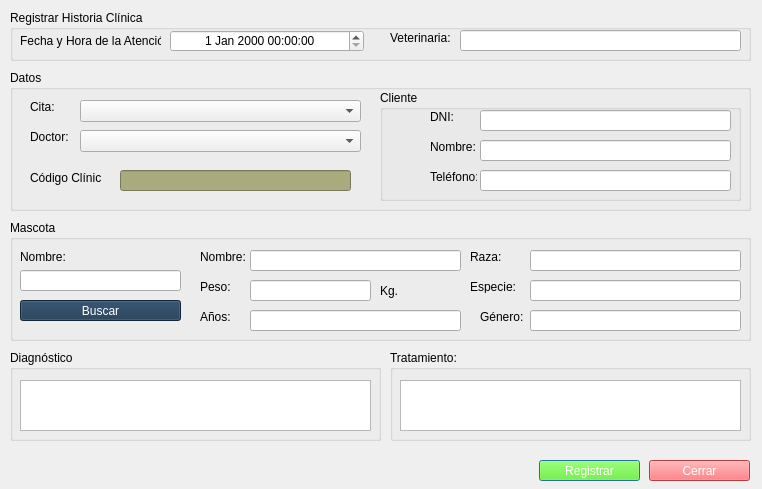
<?xml version="1.0" encoding="UTF-8"?>
<ui version="4.0">
 <class>registrarHistorialClinico</class>
 <widget class="QDialog" name="registrarHistorialClinico">
  <property name="geometry">
   <rect>
    <x>0</x>
    <y>0</y>
    <width>762</width>
    <height>489</height>
   </rect>
  </property>
  <property name="windowTitle">
   <string>Dialog</string>
  </property>
  <widget class="QGroupBox" name="groupBox_2">
   <property name="geometry">
    <rect>
     <x>10</x>
     <y>70</y>
     <width>741</width>
     <height>141</height>
    </rect>
   </property>
   <property name="title">
    <string>Datos</string>
   </property>
   <widget class="QLabel" name="label_8">
    <property name="geometry">
     <rect>
      <x>20</x>
      <y>60</y>
      <width>47</width>
      <height>13</height>
     </rect>
    </property>
    <property name="text">
     <string>Doctor:</string>
    </property>
   </widget>
   <widget class="QComboBox" name="cmbDoctor">
    <property name="geometry">
     <rect>
      <x>70</x>
      <y>60</y>
      <width>281</width>
      <height>22</height>
     </rect>
    </property>
    <property name="cursor">
     <cursorShape>ArrowCursor</cursorShape>
    </property>
   </widget>
   <widget class="QLabel" name="label_12">
    <property name="geometry">
     <rect>
      <x>20</x>
      <y>30</y>
      <width>47</width>
      <height>13</height>
     </rect>
    </property>
    <property name="text">
     <string>Cita:</string>
    </property>
   </widget>
   <widget class="QComboBox" name="cmbCita">
    <property name="geometry">
     <rect>
      <x>70</x>
      <y>30</y>
      <width>281</width>
      <height>22</height>
     </rect>
    </property>
    <property name="cursor">
     <cursorShape>ArrowCursor</cursorShape>
    </property>
   </widget>
   <widget class="QGroupBox" name="groupBox_4">
    <property name="geometry">
     <rect>
      <x>370</x>
      <y>20</y>
      <width>361</width>
      <height>111</height>
     </rect>
    </property>
    <property name="title">
     <string>Cliente</string>
    </property>
    <widget class="QLabel" name="label_3">
     <property name="geometry">
      <rect>
       <x>50</x>
       <y>80</y>
       <width>47</width>
       <height>13</height>
      </rect>
     </property>
     <property name="text">
      <string>Teléfono:</string>
     </property>
    </widget>
    <widget class="QLineEdit" name="txtDniCli">
     <property name="geometry">
      <rect>
       <x>100</x>
       <y>20</y>
       <width>251</width>
       <height>21</height>
      </rect>
     </property>
     <property name="cursor">
      <cursorShape>ForbiddenCursor</cursorShape>
     </property>
     <property name="readOnly">
      <bool>true</bool>
     </property>
    </widget>
    <widget class="QLabel" name="label_4">
     <property name="geometry">
      <rect>
       <x>50</x>
       <y>20</y>
       <width>47</width>
       <height>13</height>
      </rect>
     </property>
     <property name="text">
      <string>DNI:</string>
     </property>
    </widget>
    <widget class="QLineEdit" name="txtTelefonoApellidoCli">
     <property name="geometry">
      <rect>
       <x>100</x>
       <y>80</y>
       <width>251</width>
       <height>21</height>
      </rect>
     </property>
     <property name="cursor">
      <cursorShape>ForbiddenCursor</cursorShape>
     </property>
     <property name="readOnly">
      <bool>true</bool>
     </property>
    </widget>
    <widget class="QLabel" name="label_2">
     <property name="geometry">
      <rect>
       <x>50</x>
       <y>50</y>
       <width>47</width>
       <height>13</height>
      </rect>
     </property>
     <property name="text">
      <string>Nombre:</string>
     </property>
    </widget>
    <widget class="QLineEdit" name="txtNombreCli">
     <property name="geometry">
      <rect>
       <x>100</x>
       <y>50</y>
       <width>251</width>
       <height>21</height>
      </rect>
     </property>
     <property name="cursor">
      <cursorShape>ForbiddenCursor</cursorShape>
     </property>
     <property name="readOnly">
      <bool>true</bool>
     </property>
    </widget>
   </widget>
   <widget class="QLineEdit" name="txtCodigoClinico">
    <property name="geometry">
     <rect>
      <x>110</x>
      <y>100</y>
      <width>231</width>
      <height>21</height>
     </rect>
    </property>
    <property name="cursor">
     <cursorShape>IBeamCursor</cursorShape>
    </property>
    <property name="styleSheet">
     <string notr="true">background-color: rgb(170, 170, 127);</string>
    </property>
    <property name="readOnly">
     <bool>true</bool>
    </property>
   </widget>
   <widget class="QLabel" name="label_19">
    <property name="geometry">
     <rect>
      <x>20</x>
      <y>100</y>
      <width>71</width>
      <height>16</height>
     </rect>
    </property>
    <property name="text">
     <string>Código Clínico:</string>
    </property>
   </widget>
  </widget>
  <widget class="QPushButton" name="cmdRegistrar">
   <property name="geometry">
    <rect>
     <x>539</x>
     <y>460</y>
     <width>101</width>
     <height>21</height>
    </rect>
   </property>
   <property name="cursor">
    <cursorShape>PointingHandCursor</cursorShape>
   </property>
   <property name="styleSheet">
    <string notr="true">color: rgb(255, 255, 255);
background-color: rgb(85, 255, 0);
font: 10pt &quot;MS Shell Dlg 2&quot;;</string>
   </property>
   <property name="text">
    <string>Registrar</string>
   </property>
  </widget>
  <widget class="QPushButton" name="cmdCerrar">
   <property name="geometry">
    <rect>
     <x>649</x>
     <y>460</y>
     <width>101</width>
     <height>21</height>
    </rect>
   </property>
   <property name="cursor">
    <cursorShape>PointingHandCursor</cursorShape>
   </property>
   <property name="styleSheet">
    <string notr="true">color: rgb(255, 255, 255);
background-color: rgb(255, 87, 90);
font: 10pt &quot;MS Shell Dlg 2&quot;;</string>
   </property>
   <property name="text">
    <string>Cerrar</string>
   </property>
  </widget>
  <widget class="QGroupBox" name="groupBox">
   <property name="geometry">
    <rect>
     <x>10</x>
     <y>10</y>
     <width>741</width>
     <height>51</height>
    </rect>
   </property>
   <property name="title">
    <string>Registrar Historia Clínica</string>
   </property>
   <widget class="QLabel" name="label_6">
    <property name="geometry">
     <rect>
      <x>10</x>
      <y>20</y>
      <width>141</width>
      <height>21</height>
     </rect>
    </property>
    <property name="text">
     <string>Fecha y Hora de la Atención:</string>
    </property>
   </widget>
   <widget class="QLabel" name="label_5">
    <property name="geometry">
     <rect>
      <x>380</x>
      <y>20</y>
      <width>61</width>
      <height>16</height>
     </rect>
    </property>
    <property name="text">
     <string>Veterinaria:</string>
    </property>
   </widget>
   <widget class="QLineEdit" name="txtVeterinaria">
    <property name="geometry">
     <rect>
      <x>450</x>
      <y>20</y>
      <width>281</width>
      <height>21</height>
     </rect>
    </property>
    <property name="cursor">
     <cursorShape>ForbiddenCursor</cursorShape>
    </property>
    <property name="readOnly">
     <bool>true</bool>
    </property>
   </widget>
   <widget class="QDateTimeEdit" name="dspFechaHora">
    <property name="geometry">
     <rect>
      <x>160</x>
      <y>20</y>
      <width>194</width>
      <height>22</height>
     </rect>
    </property>
    <property name="alignment">
     <set>Qt::AlignCenter</set>
    </property>
   </widget>
  </widget>
  <widget class="QGroupBox" name="groupBox_5">
   <property name="geometry">
    <rect>
     <x>10</x>
     <y>350</y>
     <width>371</width>
     <height>91</height>
    </rect>
   </property>
   <property name="title">
    <string>Diagnóstico</string>
   </property>
   <widget class="QTextEdit" name="txtDiagnostico">
    <property name="geometry">
     <rect>
      <x>10</x>
      <y>30</y>
      <width>351</width>
      <height>51</height>
     </rect>
    </property>
    <property name="cursor" stdset="0">
     <cursorShape>IBeamCursor</cursorShape>
    </property>
   </widget>
  </widget>
  <widget class="QGroupBox" name="groupBox_6">
   <property name="geometry">
    <rect>
     <x>390</x>
     <y>350</y>
     <width>361</width>
     <height>91</height>
    </rect>
   </property>
   <property name="title">
    <string>Tratamiento:</string>
   </property>
   <widget class="QTextEdit" name="txtTratamiento">
    <property name="geometry">
     <rect>
      <x>10</x>
      <y>30</y>
      <width>341</width>
      <height>51</height>
     </rect>
    </property>
    <property name="cursor" stdset="0">
     <cursorShape>IBeamCursor</cursorShape>
    </property>
   </widget>
  </widget>
  <widget class="QGroupBox" name="groupBox_3">
   <property name="geometry">
    <rect>
     <x>10</x>
     <y>220</y>
     <width>741</width>
     <height>121</height>
    </rect>
   </property>
   <property name="title">
    <string>Mascota</string>
   </property>
   <widget class="QLineEdit" name="txtNombreMas">
    <property name="geometry">
     <rect>
      <x>240</x>
      <y>30</y>
      <width>211</width>
      <height>21</height>
     </rect>
    </property>
    <property name="cursor">
     <cursorShape>ForbiddenCursor</cursorShape>
    </property>
    <property name="readOnly">
     <bool>true</bool>
    </property>
   </widget>
   <widget class="QPushButton" name="cmdBuscarMas">
    <property name="geometry">
     <rect>
      <x>10</x>
      <y>80</y>
      <width>161</width>
      <height>21</height>
     </rect>
    </property>
    <property name="cursor">
     <cursorShape>PointingHandCursor</cursorShape>
    </property>
    <property name="styleSheet">
     <string notr="true">background-color: rgb(26, 53, 80);
color: rgb(255, 255, 255);</string>
    </property>
    <property name="text">
     <string>Buscar</string>
    </property>
   </widget>
   <widget class="QLineEdit" name="txtBuscarMas">
    <property name="geometry">
     <rect>
      <x>10</x>
      <y>50</y>
      <width>161</width>
      <height>21</height>
     </rect>
    </property>
   </widget>
   <widget class="QLabel" name="label_13">
    <property name="geometry">
     <rect>
      <x>10</x>
      <y>30</y>
      <width>47</width>
      <height>13</height>
     </rect>
    </property>
    <property name="text">
     <string>Nombre:</string>
    </property>
   </widget>
   <widget class="QLineEdit" name="txtPesoMas">
    <property name="geometry">
     <rect>
      <x>240</x>
      <y>60</y>
      <width>121</width>
      <height>21</height>
     </rect>
    </property>
    <property name="cursor">
     <cursorShape>ForbiddenCursor</cursorShape>
    </property>
    <property name="alignment">
     <set>Qt::AlignRight|Qt::AlignTrailing|Qt::AlignVCenter</set>
    </property>
    <property name="readOnly">
     <bool>true</bool>
    </property>
   </widget>
   <widget class="QLabel" name="label_15">
    <property name="geometry">
     <rect>
      <x>190</x>
      <y>60</y>
      <width>47</width>
      <height>13</height>
     </rect>
    </property>
    <property name="text">
     <string>Peso:</string>
    </property>
   </widget>
   <widget class="QLabel" name="label_16">
    <property name="geometry">
     <rect>
      <x>190</x>
      <y>30</y>
      <width>47</width>
      <height>13</height>
     </rect>
    </property>
    <property name="text">
     <string>Nombre:</string>
    </property>
   </widget>
   <widget class="QLineEdit" name="txtRazaMas">
    <property name="geometry">
     <rect>
      <x>520</x>
      <y>30</y>
      <width>211</width>
      <height>21</height>
     </rect>
    </property>
    <property name="cursor">
     <cursorShape>ForbiddenCursor</cursorShape>
    </property>
    <property name="readOnly">
     <bool>true</bool>
    </property>
   </widget>
   <widget class="QLabel" name="label_23">
    <property name="geometry">
     <rect>
      <x>460</x>
      <y>30</y>
      <width>47</width>
      <height>13</height>
     </rect>
    </property>
    <property name="text">
     <string>Raza:</string>
    </property>
   </widget>
   <widget class="QLineEdit" name="txtEspecieMas">
    <property name="geometry">
     <rect>
      <x>520</x>
      <y>60</y>
      <width>211</width>
      <height>21</height>
     </rect>
    </property>
    <property name="cursor">
     <cursorShape>ForbiddenCursor</cursorShape>
    </property>
    <property name="readOnly">
     <bool>true</bool>
    </property>
   </widget>
   <widget class="QLabel" name="label_24">
    <property name="geometry">
     <rect>
      <x>460</x>
      <y>60</y>
      <width>47</width>
      <height>13</height>
     </rect>
    </property>
    <property name="text">
     <string>Especie:</string>
    </property>
   </widget>
   <widget class="QLabel" name="label_25">
    <property name="geometry">
     <rect>
      <x>370</x>
      <y>60</y>
      <width>47</width>
      <height>21</height>
     </rect>
    </property>
    <property name="cursor">
     <cursorShape>ForbiddenCursor</cursorShape>
    </property>
    <property name="text">
     <string>Kg.</string>
    </property>
   </widget>
   <widget class="QLineEdit" name="txtAniosMas">
    <property name="geometry">
     <rect>
      <x>240</x>
      <y>90</y>
      <width>211</width>
      <height>21</height>
     </rect>
    </property>
    <property name="cursor">
     <cursorShape>ForbiddenCursor</cursorShape>
    </property>
    <property name="readOnly">
     <bool>true</bool>
    </property>
   </widget>
   <widget class="QLabel" name="label_32">
    <property name="geometry">
     <rect>
      <x>190</x>
      <y>90</y>
      <width>47</width>
      <height>13</height>
     </rect>
    </property>
    <property name="text">
     <string>Años:</string>
    </property>
   </widget>
   <widget class="QLabel" name="label_33">
    <property name="geometry">
     <rect>
      <x>470</x>
      <y>90</y>
      <width>47</width>
      <height>13</height>
     </rect>
    </property>
    <property name="text">
     <string>Género:</string>
    </property>
   </widget>
   <widget class="QLineEdit" name="txtGeneroMas">
    <property name="geometry">
     <rect>
      <x>520</x>
      <y>90</y>
      <width>211</width>
      <height>21</height>
     </rect>
    </property>
    <property name="cursor">
     <cursorShape>ForbiddenCursor</cursorShape>
    </property>
    <property name="readOnly">
     <bool>true</bool>
    </property>
   </widget>
  </widget>
 </widget>
 <tabstops>
  <tabstop>dspFechaHora</tabstop>
  <tabstop>txtVeterinaria</tabstop>
  <tabstop>cmbCita</tabstop>
  <tabstop>cmbDoctor</tabstop>
  <tabstop>txtDniCli</tabstop>
  <tabstop>txtNombreCli</tabstop>
  <tabstop>txtTelefonoApellidoCli</tabstop>
  <tabstop>txtCodigoClinico</tabstop>
  <tabstop>txtBuscarMas</tabstop>
  <tabstop>cmdBuscarMas</tabstop>
  <tabstop>txtNombreMas</tabstop>
  <tabstop>txtPesoMas</tabstop>
  <tabstop>txtAniosMas</tabstop>
  <tabstop>txtRazaMas</tabstop>
  <tabstop>txtEspecieMas</tabstop>
  <tabstop>txtGeneroMas</tabstop>
  <tabstop>txtDiagnostico</tabstop>
  <tabstop>txtTratamiento</tabstop>
  <tabstop>cmdRegistrar</tabstop>
  <tabstop>cmdCerrar</tabstop>
 </tabstops>
 <resources/>
 <connections/>
</ui>
